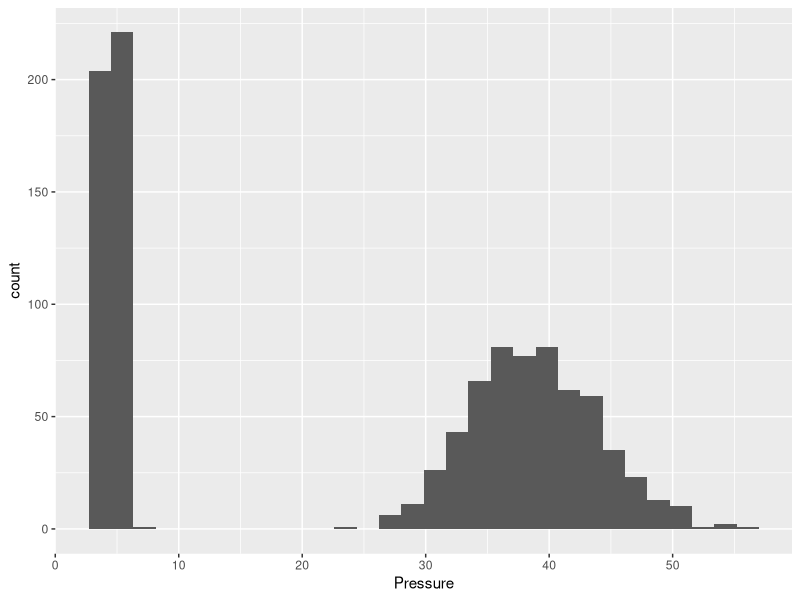
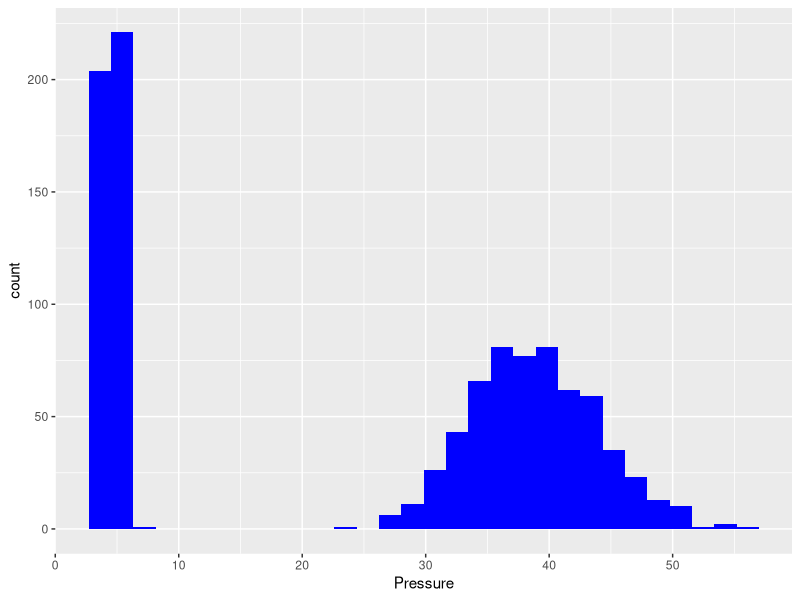
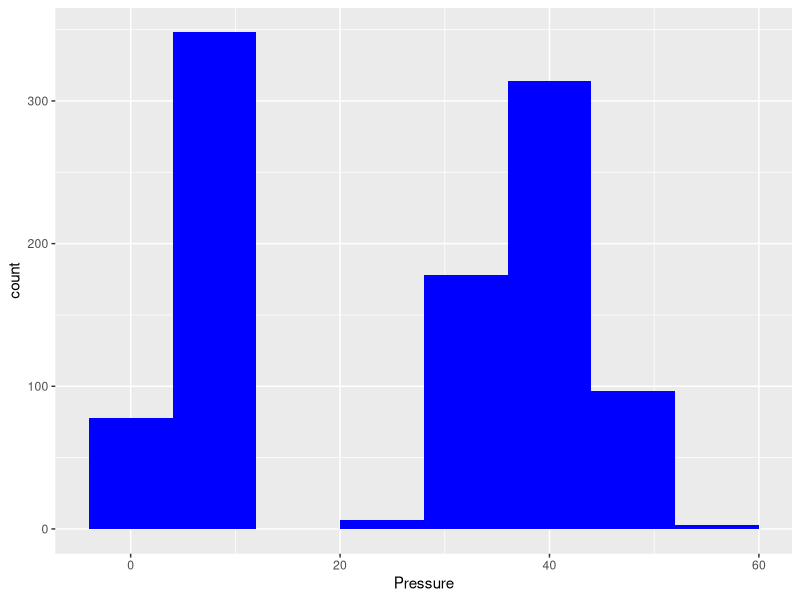
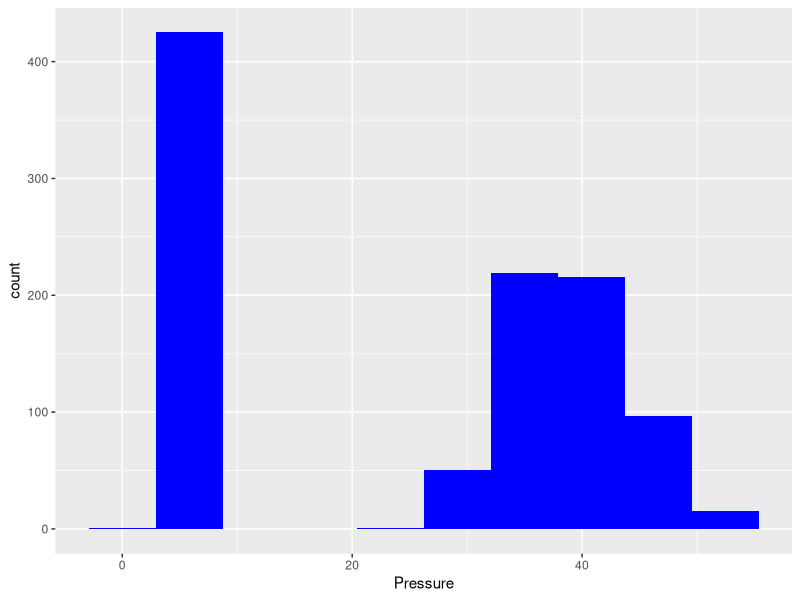
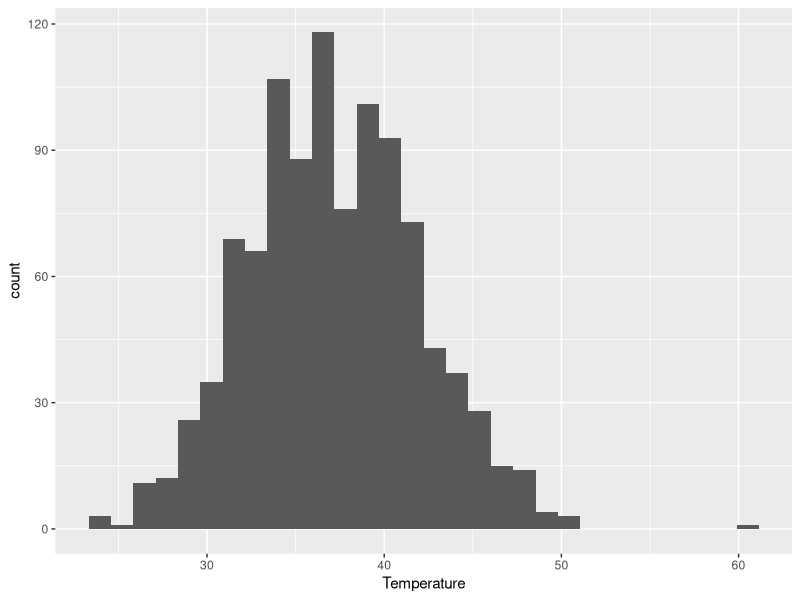
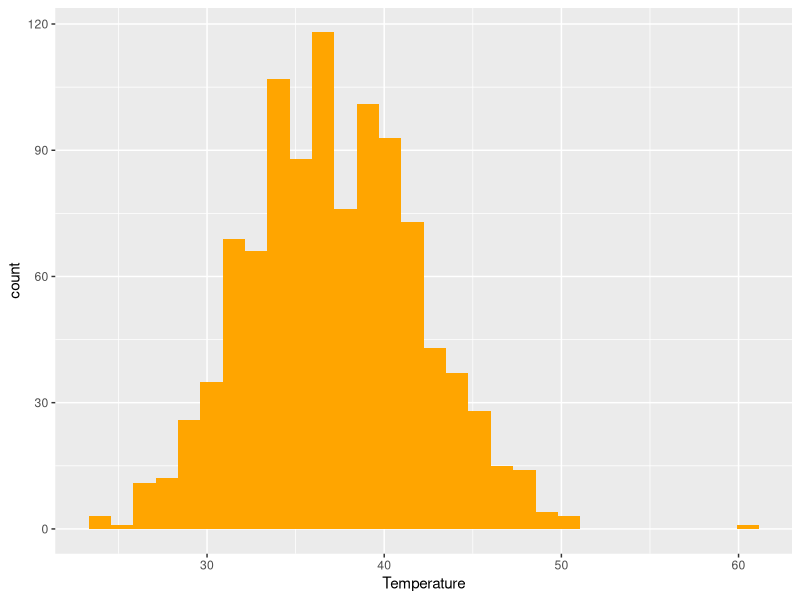
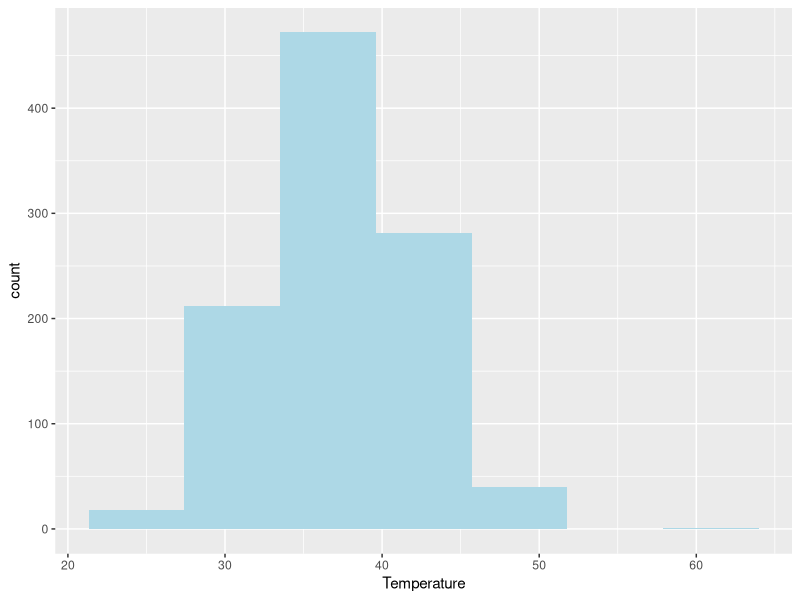
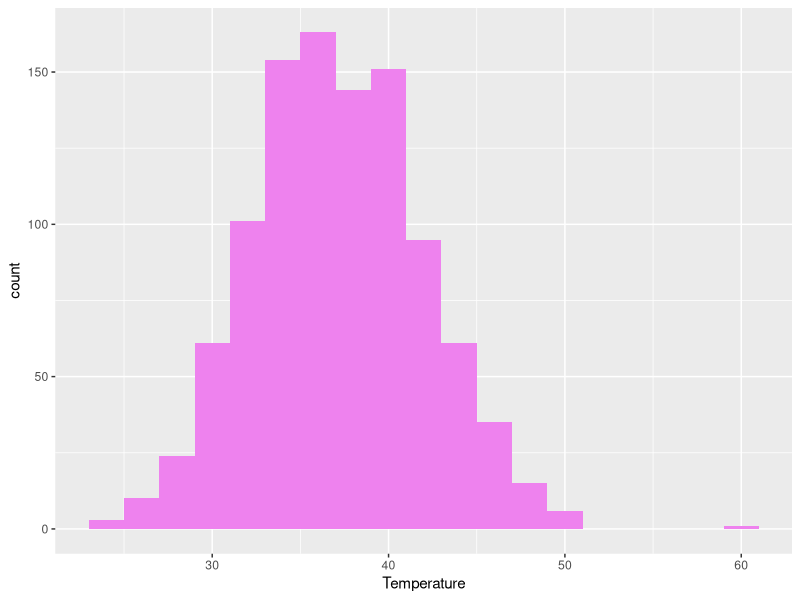

The R script that drew these images, in order:
## ---- chunk 1
knitr::opts_chunk$set(echo = TRUE)
## ---- chunk 2
library(tidyverse)

## ---- chunk 3
m <- c("CMM004", "CMM007", "CMM020", "CMM022", "CMM024", "CMM028", "CMM012","CMM513")

mn <- c("SPE", "Intranet Systems Dev", "Data Vis and Analysis", "Databases", "OOP", "ITI and Administration", "Project Investigation", "MSc Project")

cr <- c(15,15,15,15,15,15, 15, 45)

whatToStudy <- data.frame(module = m, moduleName=mn, 
                          credits = cr, stringsAsFactors=T)
## ---- chunk 4
whatToStudyT <- tibble(module = m, moduleName=mn,                           credits = cr)

whatToStudyT <- whatToStudyT  |> mutate(across(where(is.character),as_factor))
## ---- chunk 5
 
whatToStudy$moduleName
## ---- chunk 6

whatToStudy[,2]
## ---- chunk 7
whatToStudy[4,]
## ---- chunk 8
whatToStudy$moduleName[3]
## ---- chunk 9
whatToStudy[3,2]
## ---- chunk 10
dim(whatToStudy)
## ---- chunk 11
nrow(whatToStudy)
## ---- chunk 12
ncol(whatToStudy)
## ---- chunk 13
summary(whatToStudy)
## ---- chunk 14

whatToStudyT[,2]
## ---- chunk 15
whatToStudyT[4,]
## ---- chunk 16
whatToStudyT$moduleName[3]
## ---- chunk 17
whatToStudyT[3,2]
## ---- chunk 18
dim(whatToStudyT)
## ---- chunk 19
nrow(whatToStudyT)
## ---- chunk 20
ncol(whatToStudyT)
## ---- chunk 21
summary(whatToStudyT)
## ---- chunk 22
pressureTemp <- read.csv("pressureTemp.csv", header=T, stringsAsFactors =T)

summary(pressureTemp)
## ---- chunk 23
pressureTempTib <- read_csv("pressureTemp.csv" )
pressureTempTib <- pressureTempTib |> 
			mutate(across(where(is.character),as_factor))

## ---- chunk 24
p <- ggplot(data = pressureTemp, aes(x=Pressure))
p <- p + geom_histogram()
p
## ---- chunk 25
p <- ggplot(data = pressureTemp, aes(x=Pressure))
p <- p + geom_histogram(fill="blue")
p
## ---- chunk 26
p <- ggplot(data = pressureTemp, aes(x=Pressure))
p <- p + geom_histogram(binwidth=8, fill="blue")
p
## ---- chunk 27
p <- ggplot(data = pressureTemp, aes(x=Pressure))
p <- p + geom_histogram(bins=10, fill="blue")
p
## ---- chunk 28
p <- ggplot(data = pressureTemp, aes(x=Temperature))
p <- p + geom_histogram()
p


## ---- chunk 29
p <- ggplot(data = pressureTemp, aes(x=Temperature))
p <- p + geom_histogram(fill="orange")
p


## ---- chunk 30
p <- ggplot(data = pressureTemp, aes(x=Temperature))
p <- p + geom_histogram(bins=7, fill="lightblue")
p


## ---- chunk 31
p <- ggplot(data = pressureTemp, aes(x=Temperature))
p <- p + geom_histogram(binwidth=2, fill="violet")
p


## ---- chunk 32
p <- ggplot(data = pressureTemp, aes(x=Readby))
p <- p + geom_bar( fill="red")
p
## ---- chunk 33
p <- ggplot(data = pressureTemp, aes(x=Readby))
p <- p + geom_bar( fill="brown")
p
## ---- chunk 34
consumption <- read.csv("consumption.csv", header=T, stringsAsFactors = T)
## ---- chunk 35

p <- ggplot(data = consumption, aes(x=Energy, y=X2035)) 
p <- p + geom_col(fill="powderblue")
p
## ---- chunk 36

p <- ggplot(consumption, aes(x=Energy, y=X2035)) 
p <- p + geom_col(fill="pink")
p
## ---- chunk 37
consumptionTransposed <- read.csv("consumptionTransposed.csv",
                                    header=T, stringsAsFactors = T)

## ---- chunk 38
p <- ggplot(consumptionTransposed, aes(x=Year, y=Oil)) 
p <- p + geom_col(fill="pink")
p
## ---- chunk 39
consumptionTransposed$Year <- as.factor(consumptionTransposed$Year)

p <- ggplot(consumptionTransposed, aes(x=Year, y=Oil)) 
p <- p + geom_col(fill="pink")
p
## ---- chunk 40
consumptionTransposed$Year <- as.factor(consumptionTransposed$Year)
## ---- chunk 41
p <- ggplot(consumptionTransposed, aes(x=Year, y=Coal)) 
p <- p + geom_col(fill="red")
p
## ---- chunk 42
p <- ggplot(data= pressureTemp, aes(x=Readby, y=Temperature)) 
p <- p+ geom_boxplot()
p
## ---- chunk 43
p <- ggplot(pressureTemp, aes(x=Readby, y=Temperature)) 
p <- p+ geom_boxplot(fill="red")
p
## ---- chunk 44
p <- ggplot(pressureTemp, aes(x=Readby, y=Temperature)) 
p <- p+ geom_boxplot(fill=c("pink", "blue", "green"))
p
## ---- chunk 45
p <- ggplot(pressureTemp, aes(x=Readby, y=Temperature)) 
p <- p+ geom_boxplot(fill=terrain.colors(3))
p
## ---- chunk 46
p <- ggplot(pressureTemp, aes(x=Readby, y=Temperature)) 
p <- p+ geom_boxplot(fill=topo.colors(3))
p

## ---- chunk 47
p <- ggplot(pressureTemp, aes(x=Readby, y=Pressure)) 
p <- p+ geom_boxplot(fill=topo.colors(3))
p

